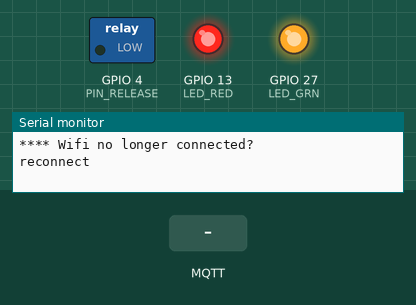
Bench run of a program on a simulated ESP32. Parts: switched loads named in the program (green lamp = pin HIGH), output pins drawn as LEDs (lit = HIGH), the last lines printed to the serial monitor. The test bench sets the inputs (shaded band). WiFi joins after 1.5 s; servers stay silent unless stated; no MQTT or app messages arrive unless stated; not simulated (calls return 0 or success): secret.h.

Above: at 6.2 s.
6.3 s: MQTT message "unlock" arrives on the first subscribed topic
At 8.7 s:
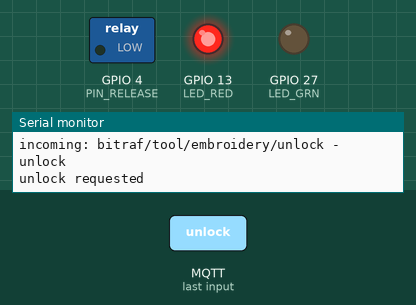
9.0 s: MQTT message "lock" arrives on the first subscribed topic
At 9.8 s:
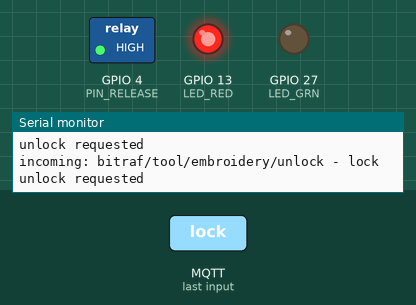
11.5 s: MQTT message "unlock" arrives on the second subscribed topic
At 12.9 s:
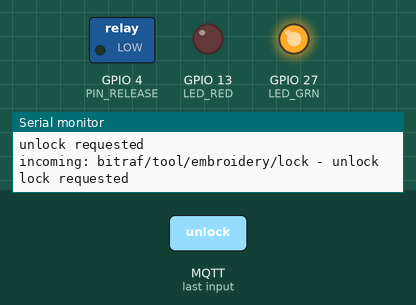
14.0 s: MQTT message "/" arrives on the first subscribed topic
At 14.8 s:
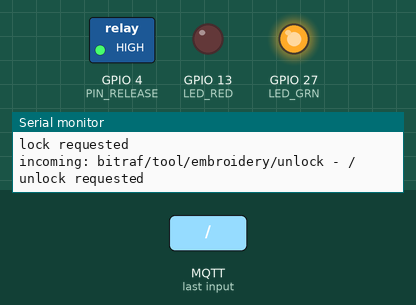
Timing chart, 0 to 17.0 s (numbered marks = the images above; inputs shaded):
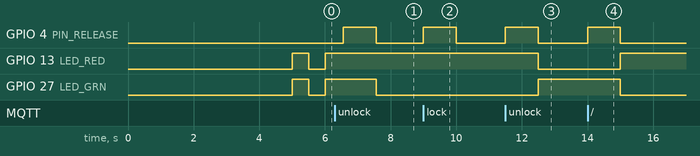

The program:

main.cpp
```cpp
#include <Arduino.h>
#include <WiFi.h>
#include <WiFiUdp.h>
#include <MQTT.h>
#include <TimeLib.h>
#include "secret.h"

#define LED_GND 12
#define LED_RED 13
#define LED_GRN 27
#define PIN_DOOR 12
#define PIN_RELEASE 4

WiFiClient networkClient;
String ssid =     "bitraf-tools";
String password = "Geethi3O";
MQTTClient * mqttClient;
int reconnectCounter = 0;

bool isCheckedOut = false;
unsigned long nextBlink;

enum class ConnectionStatus
{
    NOT_CONNECTED,
    WIFI_CONNECTING,
    WIFI_CONNECTED,
    MQTT_CONNECTING,
    CONNECTED,
    CONNECTION_LOST,
    UPDATING
};
ConnectionStatus currentStatus;

void maintainLed(); // predeclare

void setup() {
  Serial.begin(115200);
  pinMode(LED_GND, OUTPUT);
  pinMode(LED_RED, OUTPUT);
  pinMode(LED_GRN, OUTPUT);
  pinMode(PIN_DOOR, INPUT);
  pinMode(PIN_RELEASE, OUTPUT);
  digitalWrite(PIN_RELEASE, LOW);
  maintainLed();
  delay(5000); // Wait for Serial Monitor & display
  mqttClient = new MQTTClient(1024+512);
}

void messageReceived(String &topic, String &payload) {
  Serial.println("incoming: " + topic + " - " + payload);

  uint i = 0;
  uint tLen = topic.length();
  int secondSlash = 0;
  int thirdSlash = 0;
  int slashCount = 0;

  // find the slashes in the topic, so we can parse it
  for(i=0;i<tLen;i++)
  {
    char c = topic[i];
    if( c == '/')
    {
      if( slashCount == 0){
        // foo
      } else if( slashCount == 1){
        secondSlash = i;
      } else if( slashCount == 2){
        thirdSlash = i;
      }
      slashCount++;
    }
  }

  String commandRequested = topic.substring(thirdSlash+1, topic.length());
  if( commandRequested == "unlock")
  {
    Serial.println("unlock requested");
    isCheckedOut = true;
    digitalWrite(PIN_RELEASE, HIGH);
    delay(1000);
    digitalWrite(PIN_RELEASE, LOW);
  }
  else if( commandRequested == "lock")
  {
    Serial.println("lock requested");
    isCheckedOut = false;
    digitalWrite(PIN_RELEASE, HIGH);
    delay(1000);
    digitalWrite(PIN_RELEASE, LOW);
  }
  else
  {
    Serial.print("Unknown command: ");
    Serial.println(commandRequested);
  }
}

void setConnectionStatus(ConnectionStatus status){
  currentStatus = status;
}

void maintainLed(){
  unsigned long now = millis();
  if(now > nextBlink){
    nextBlink = now + 500;

    if( currentStatus != ConnectionStatus::CONNECTED )
    {
      if( !digitalRead( LED_RED ))
      {
        digitalWrite(LED_GND, LOW);
        digitalWrite(LED_RED, HIGH);
        digitalWrite(LED_GRN, HIGH);
      }
      else
      {
        digitalWrite(LED_GND, LOW);
        digitalWrite(LED_RED, LOW);
        digitalWrite(LED_GRN, LOW);
      }

    }
    else if( currentStatus == ConnectionStatus::CONNECTED )
    {
      if( isCheckedOut )
      {
        digitalWrite(LED_GND, LOW);
        digitalWrite(LED_RED, HIGH);
        digitalWrite(LED_GRN, LOW);
      }
      else
      {
        digitalWrite(LED_GND, LOW);
        digitalWrite(LED_RED, LOW);
        digitalWrite(LED_GRN, HIGH);
      }
    }
  }

}

void reconnect()
{
  Serial.println("reconnect");
  setConnectionStatus(ConnectionStatus::WIFI_CONNECTING);
  int timeOutTime = 20*1000; // Allow reconnections for X seconds
  int timeOut = millis() + timeOutTime;

  mqttClient->begin(MQTT_SERVER, 1883, networkClient);
  mqttClient->onMessage(messageReceived);

  if( WiFi.status() != WL_CONNECTED ){
      WiFi.mode(WIFI_STA);
      WiFi.begin(ssid.c_str(), password.c_str());

      while ( millis() < timeOut && WiFi.status() != WL_CONNECTED){
          maintainLed();
      }
  }

  // Connect to MQTT
  bool ret = false;
  if(WiFi.status() != WL_CONNECTED)
  {
      Serial.println("Stop reconnecting for a while!");
      WiFi.disconnect();
      setConnectionStatus(ConnectionStatus::NOT_CONNECTED);
      reconnectCounter++;
      delay(5000);
  }
  else if( WiFi.status() == WL_CONNECTED )
  {
    log_i("Connected to %s", WiFi.SSID().c_str());
    reconnectCounter = 0; // If we can connect, reset the reconnect counter
    setConnectionStatus(ConnectionStatus::MQTT_CONNECTING);

    ret = mqttClient->connect(MQTT_DEVICE_NAME, MQTT_USERNAME, MQTT_PASSWORD);
    if( ret )
    {
      String topic = String("bitraf/tool/embroidery/unlock");
      Serial.print("Subscribing to ");
      Serial.println(topic.c_str());
      bool isSubscribed = mqttClient->subscribe( topic.c_str() );
      if( isSubscribed )
      {
        topic = String("bitraf/tool/embroidery/lock");
        Serial.print("Subscribing to ");
        Serial.println(topic.c_str());
        isSubscribed = mqttClient->subscribe( topic.c_str() );
        if( isSubscribed )
        {
          setConnectionStatus(ConnectionStatus::CONNECTED);
        }
      }
      else
      {
        //setConnectionStatus(ConnectionStatus::NOT_CONNECTED);
      }
    }
    else
    {
        setConnectionStatus(ConnectionStatus::NOT_CONNECTED);
    }
  }
}

void loop() {
  maintainLed();

  // Stay connected even if we drop out in the middle of the loop
  if (WiFi.status() != WL_CONNECTED) {
      Serial.println("**** Wifi no longer connected?");
      reconnect();
  }

  if (!mqttClient->connected()) {
      Serial.println("**** MQTT no longer connected?");
      reconnect();
  }
  else
  {
      mqttClient->loop();
  }
}
```

Measured:
- after the input at 6.3 s, GPIO 4 (PIN_RELEASE): LOW → HIGH after 0.26 s, → LOW 1.0 s later; GPIO 13 (LED_RED): stays HIGH (without the input it goes to LOW after 0.25 s); GPIO 27 (LED_GRN): HIGH → LOW after 1.3 s
- after the input at 9.0 s, GPIO 4 (PIN_RELEASE): LOW → HIGH at once, → LOW 1.0 s later
- after the input at 11.5 s, GPIO 4 (PIN_RELEASE): LOW → HIGH at once, → LOW 1.0 s later; GPIO 13 (LED_RED): HIGH → LOW after 1.0 s; GPIO 27 (LED_GRN): LOW → HIGH after 1.0 s
- after the input at 14.0 s, GPIO 4 (PIN_RELEASE): LOW → HIGH at once, → LOW 1.0 s later; GPIO 13 (LED_RED): LOW → HIGH after 1.0 s; GPIO 27 (LED_GRN): HIGH → LOW after 1.0 s
